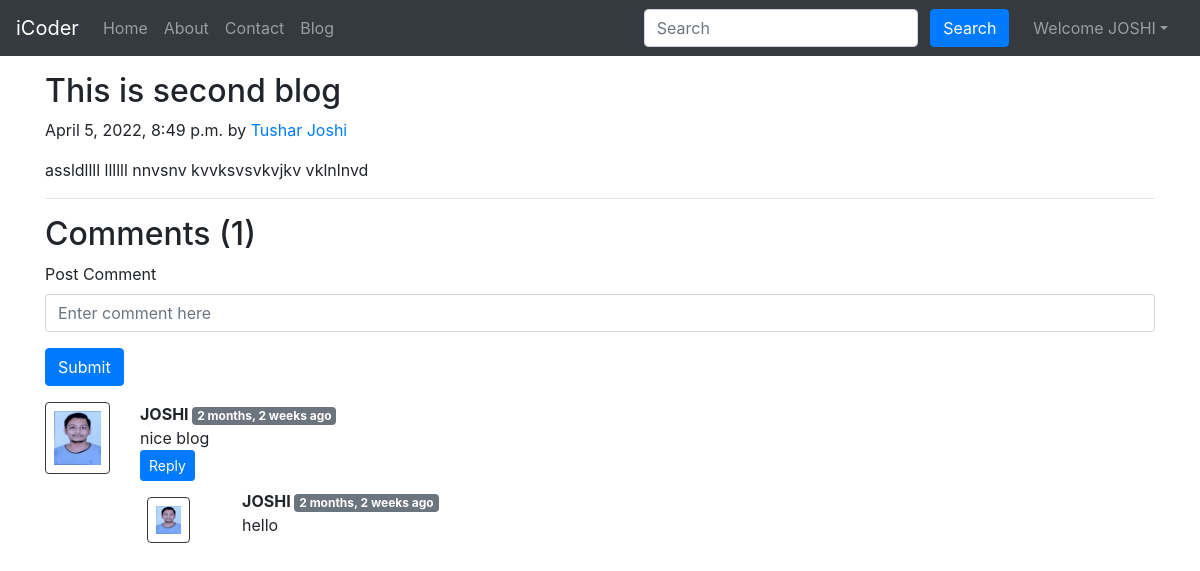
/blog/how to make a blog (signed in), run on the app's committed database.
### blog/models.py (models this page shows, shortened)
class Post(models.Model):
    sno=models.AutoField(primary_key=True)
    title=models.CharField(max_length=255)
    author=models.CharField(max_length=14)
    slug=models.CharField(max_length=130)
    timeStamp=models.DateTimeField(blank=True)
    content=models.TextField()

class BlogComment(models.Model):
    sno= models.AutoField(primary_key=True)
    comment=models.TextField()
    user=models.ForeignKey(User, on_delete=models.CASCADE)
    post=models.ForeignKey(Post, on_delete=models.CASCADE)
    parent=models.ForeignKey('self',on_delete=models.CASCADE, null=True )
    timestamp= models.DateTimeField(default=now)

### blog/views.py (the view)
# urls.py: path('<str:slug>', views.blogPost, name="blogPost"),
def blogPost(request, slug):
    post=Post.objects.filter(slug=slug).first()
    comments= BlogComment.objects.filter(post=post, parent=None)
    replies= BlogComment.objects.filter(post=post).exclude(parent=None)
    replyDict={}
    for reply in replies:
        if reply.parent.sno not in replyDict.keys():
            replyDict[reply.parent.sno]=[reply]
        else:
            replyDict[reply.parent.sno].append(reply)
    context={'post':post, 'comments': comments, 'user': request.user, 'replyDict': replyDict}
    return render(request, "blog/blogPost.html", context)

### blog/templatetags/extras.py (called while the page is built)
@register.filter(name='get_val')
def get_val(dict, key):
    return dict.get(key)

### blog/templates/blog/blogpost.html (shortened to what this page needs)
{% extends 'index.html' %}
{% block body %}
{% load humanize %}
{% load extras %}
<div class="container my-3">
    <h2 class="blog-post-title">{{post.title}}</h2>
    <p class="blog-post-meta">{{post.timeStamp}} by <a href="/about">{{post.author}}</a></p>
    <p>{{post.content|safe}}</p>
    <hr>
</div>
<div class="container">
    <h2> Comments ({{comments.count}}) </h2>
    <div class="my-2">
        {% if user.is_authenticated %}
        <form action="/blog/postComment" method="post">
            <div class="form-group">
                <label for="exampleInputEmail1">Post Comment </label>
                <input type="text" class="form-control" name="comment" placeholder="Enter comment here">
            </div>
            <button type="submit" class="btn btn-primary">Submit</button>
        </form>
        {% else %}
        Please login to post a comment
        {% endif %}
    </div>
    {% for comment in comments %}
    <div class="row my-3">
        <div class="col-md-1  ">
            <img class="rounded mx-auto d-block w-100 border border-dark p-2" src="/static/tk.jpg" alt="user">
        </div>
        <div class="col-md-11 ">
            <b> {{comment.user.username}} </b> <span class="badge badge-secondary ">{{comment.timestamp| naturaltime}}</span>
            <div>{{comment.comment}}</div>
            <div class="reply mx-0">
                {% if user.is_authenticated %}
                <button class="btn btn-sm btn-primary" type="button" data-toggle="collapse" data-target="#replyBox{{comment.sno}}" aria-expanded="false" aria-controls="replyBox{{comment.sno}}">
                    Reply
                </button>
                {% else %}
                <button class="btn btn-sm btn-primary" type="button" data-toggle="collapse" data-target="#replyBox{{comment.sno}}" aria-expanded="false" aria-controls="replyBox{{comment.sno}}">
                    Login to reply
                </button>
                {% endif %}
                <div class="replies my-2 ">
                    {% for reply in replyDict|get_val:comment.sno %}
                    <div class="row my-2">
                        <div class="col-md-1 ">
                            <img class="rounded mx-auto d-block w-75 my-2 border border-dark p-2" src="/static/tk.jpg" alt="user">
                        </div>
                        <div class="col-md-11">
                            <div class="col-md-11 ">
                                <b> {{reply.user.username}} </b> <span class="badge badge-secondary ">{{reply.timestamp| naturaltime}}</span>
                                <div>{{reply.comment}}</div>
                            </div>
                            <br>
                        </div>
                    </div>
                    {% endfor %}
                </div>
            </div>
        </div>
    </div>
    {% endfor %}
</div>
{% endblock %}

### home/templates/index.html (shortened to what this page needs)
<!doctype html>
<html lang="en">
  <head>
    <link rel="stylesheet" href="https://stackpath.bootstrapcdn.com/bootstrap/4.5.2/css/bootstrap.min.css">
  </head>
  <body>
    <nav class="navbar navbar-expand-lg navbar-dark bg-dark">
        <a class="navbar-brand" href="/">iCoder</a>
        <div class="collapse navbar-collapse" id="navbarSupportedContent">
          <ul class="navbar-nav mr-auto">
            <li class="nav-item {% block homeactive %}  {% endblock homeactive %}">
              <a class="nav-link" href="/">Home <span class="sr-only">(current)</span></a>
            </li>
            <li class="nav-item {% block aboutactive %}  {% endblock aboutactive %}" >
              <a class="nav-link" href="/about">About</a>
            </li>
            <li class="nav-item {% block contactactive %}  {% endblock contactactive %} ">
              <a class="nav-link" href="/contact">Contact</a>
            </li>
            <li class="nav-item {% block blogactive %}  {% endblock blogactive %} ">
              <a class="nav-link" href="/blog">Blog</a>
            </li>
          </ul>
          <div class="ml-auto form-inline ">
          <form method="get" action="/search"class="my-2 my-lg-0 mx-3">
            <input class="form-control mr-sm-2" type="search" placeholder="Search" aria-label="Search" name="query" id="query">
            <button class="btn btn-primary my-2 my-sm-0 " type="submit">Search</button>
          </form>
{% if user.is_authenticated %}
<ul class="navbar-nav mr-2">
<li class="nav-item dropdown">
<a class="nav-link dropdown-toggle" href='#' id="navbarDropdown" role="button" data-toggle="dropdown"> Welcome {{request.user}}</a>
      </li>
      </ul>
      </div>
{% endif %}
        </div>
      </nav>
      {% block body %}  {% endblock body %}
  </body>
</html>

### data on the page
Post: title "This is second blog", timeStamp "April 5, 2022, 8:49 p.m.", author "Tushar Joshi", content "assldllll llllll nnvsnv kvvksvsvkvjkv vklnlnvd"
BlogComment: user.username "JOSHI", timestamp "2 months, 2 weeks ago", comment "nice blog"
BlogComment: user.username "JOSHI", timestamp "2 months, 2 weeks ago", comment "hello"

### other printed values
{{ request.user }} "JOSHI"
{{ comments.count }} "1"
